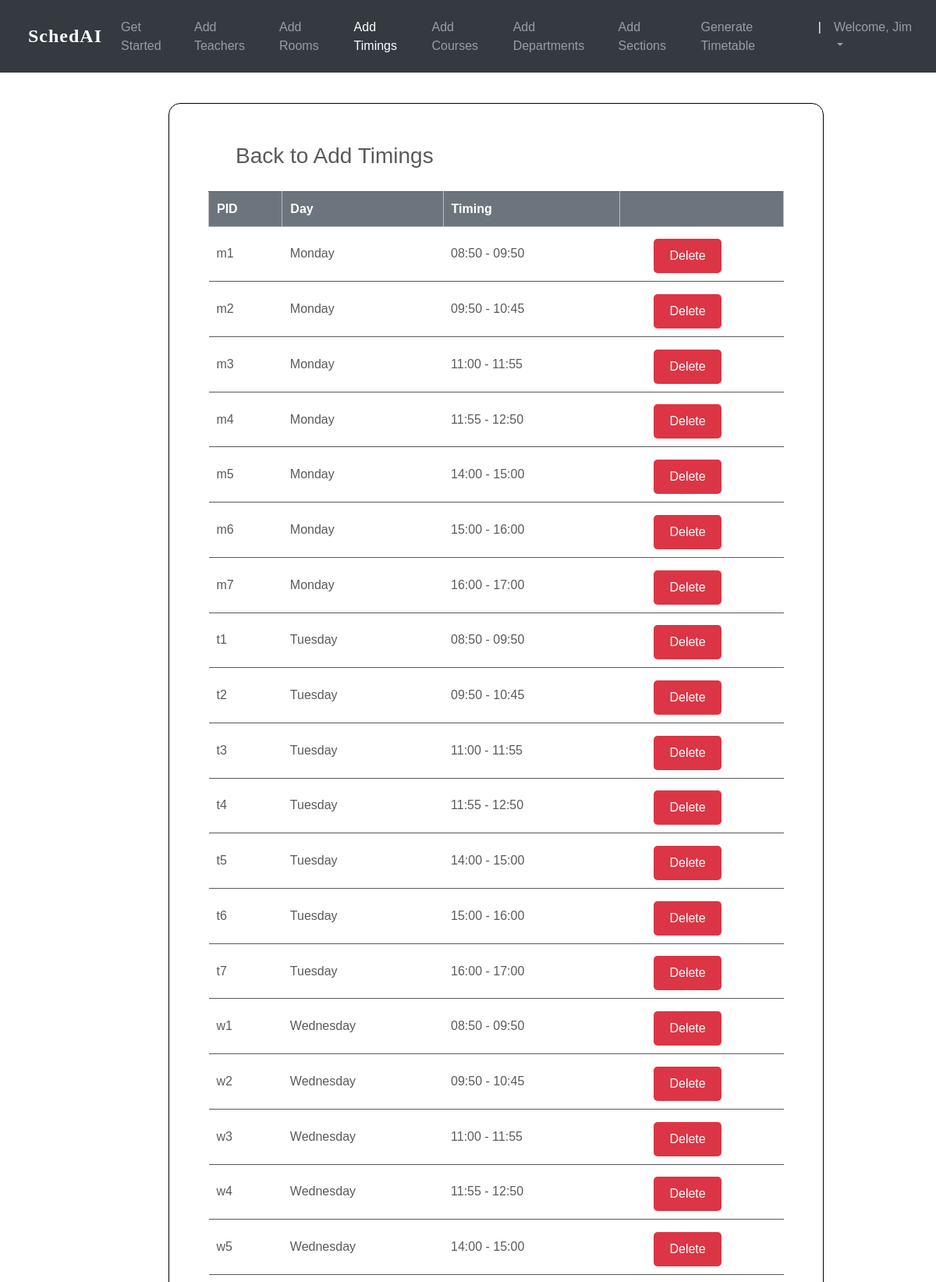
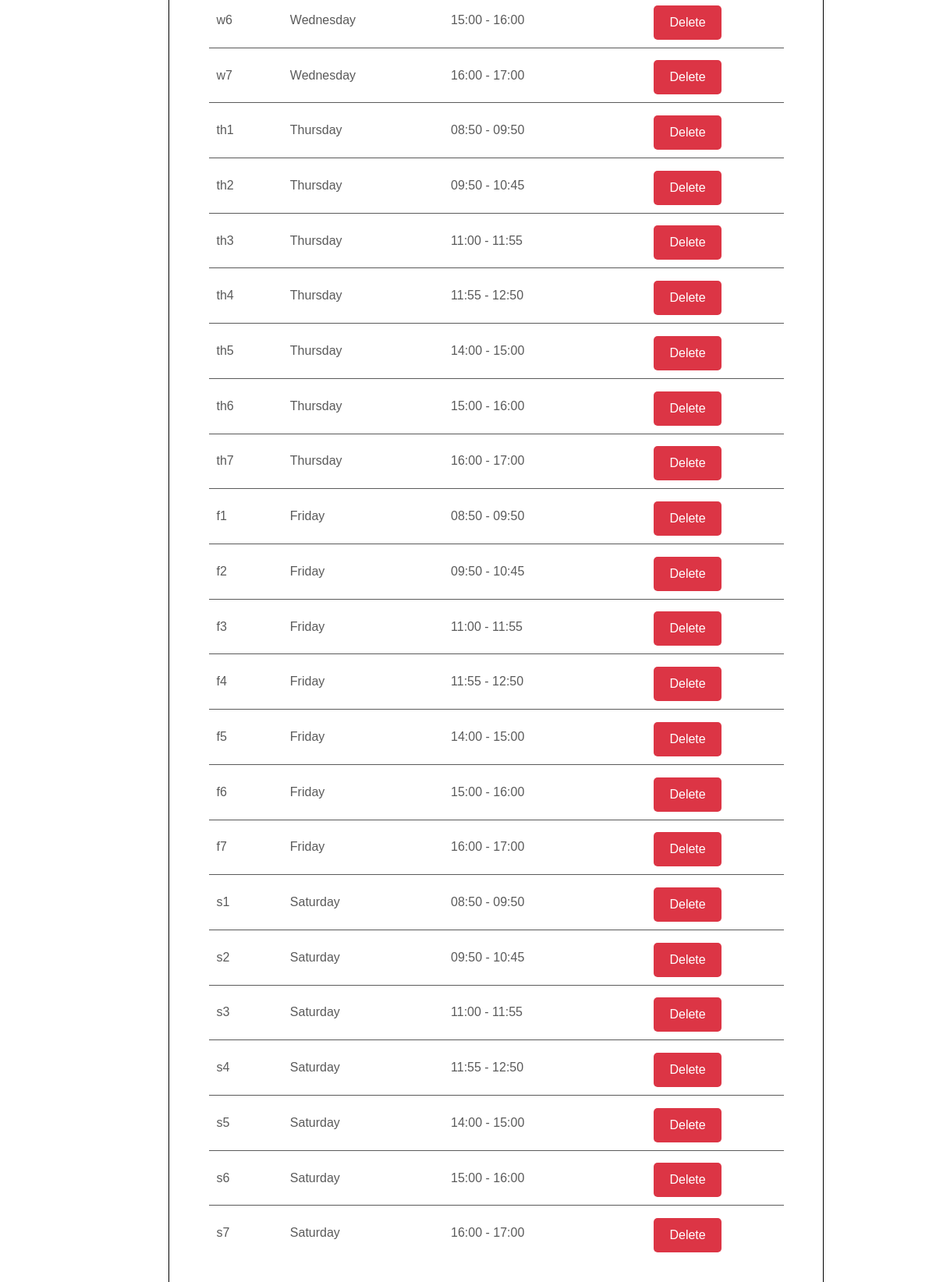
The page /timings_list/ (signed in) on the database its author committed (2 pictures, top to bottom).
### ttgen/models.py (models this page shows, shortened)
class MeetingTime(models.Model):
    pid = models.CharField(max_length=4, primary_key=True)
    time = models.CharField(max_length=50, choices=time_slots, default='11:30 - 12:30')
    day = models.CharField(max_length=15, choices=DAYS_OF_WEEK)

### ttgen/views.py (the view)
# urls.py: path('timings_list/', views.meeting_list_view, name='editmeetingtime'),
@login_required
def meeting_list_view(request):
    context = {
        'meeting_times': MeetingTime.objects.all()
    }
    return render(request, 'mtlist.html', context)

### templates/mtlist.html (shortened to what this page needs)
<!DOCTYPE html>
<html lang="en">
<head>
	<link rel="stylesheet" href="https://maxcdn.bootstrapcdn.com/bootstrap/4.0.0/css/bootstrap.min.css">
    <link rel="stylesheet" type="text/css" href="static/css/index.css">
</head>
<body>
        <header>
			<nav class="navbar navbar-expand-md navbar-dark fixed-top bg-dark">
                <a class="navbar-brand" href="{% url 'admindash' %}"><p style="color: #fff; font-weight: 900; letter-spacing: 1px; margin-top: 15px; margin-left: 20px; font-size: 1.5rem;">SchedAI</p></a>
                <div class="collapse navbar-collapse" id="navbarCollapse">
                    <ul class="navbar-nav ml-auto">
                    <li class="nav-item">
                        <a class="nav-link" href="{% url 'admindash' %}">Get Started</a>
                    </li>
                    <li class="nav-item">
                        <a class="nav-link" href="{% url 'addInstructors' %}">Add Teachers</a>
                    </li>
                    <li class="nav-item">
                        <a class="nav-link" href="{% url 'addRooms' %}">Add Rooms</a>
                    </li>
                    <li class="nav-item active">
		                <a class="nav-link" href="{% url 'addTimings' %}">Add Timings</a>
		            </li>
                    <li class="nav-item">
                        <a class="nav-link" href="{% url 'addCourses' %}">Add Courses</a>
                    </li>
                    <li class="nav-item">
			            <a class="nav-link" href="{% url 'addDepts' %}">Add Departments</a>
		            </li>
					<li class="nav-item">
			            <a class="nav-link" href="{% url 'addSections' %}">Add Sections</a>
		            </li>
					<li class="nav-item">
			            <a class="nav-link" href="{% url 'generate' %}">Generate Timetable</a>
		            </li>
					<li class="nav-item active">
			            <a class="nav-link">|</a>
		            </li>
                    <li class="nav-item dropdown">
		                <a class="nav-link dropdown-toggle" href="#" id="dropdown03" data-toggle="dropdown" aria-haspopup="true" aria-expanded="false">Welcome, {{ user.first_name }}</a>
		            </li>
                    </ul>
                </div>
            </nav>
        </header>
		<br><br>
        {%block content%}
        {% load static %}
        <fieldset class="fieldset">
    <a href="{% url 'addTimings'%}"><h1 class="tablink" onclick="openPage('new')" id="defaultOpen">Back to Add Timings</h1></a>
    <div class="tabcontent" id="edit">
			<table class="table1">
				<thead>
				<tr class="table-headers">
				<th>PID</th>
				<th>Day</th>
				<th>Timing</th>
				<th  class="empty"></th>
				</tr>
				</thead>
				<tbody>
				{% for mt in meeting_times %}
				<tr>
				 <td>{{mt.pid}}</td>
				 <td>{{mt.day}}</td>
				 <td>{{mt.time}}</td>
				 <td class="empty">
					<form action="{% url 'deletemeetingtime' mt.pid %}" method="post">
						<input type="submit" value="Delete" class="cross">
					</form>
				 </td>
				 </tr>
				{% endfor %}
				</tbody>
			</table>
		</div>
</fieldset>
{% endblock %}

### static/css/index.css (style rules this page uses)
body { padding-top: 3rem; padding-bottom: 3rem; color: #5a5a5a; font-family: 'Poppins', sans-serif; overflow-x: hidden; }
nav { font-family: sans-serif; }
.navbar-brand { font-size: 20px; font-family: Georgia, 'Times New Roman', Times, serif; }

### templates/mtlist.html (style rules this page uses)
nav { font-family: sans-serif; }
.navbar-brand { font-size: 20px; font-family: Georgia, 'Times New Roman', Times, serif; }
* { margin: 0; padding: 0; box-sizing: border-box; }
html { scroll-behavior: smooth; }
a { text-decoration:none; }
form { margin-top: 3%; margin-left: 18%; margin-right: 12%; }
fieldset h1 { color: #5a5a5a; padding-bottom: 20px; margin-left: 35px; display: inline-block; cursor: pointer; font-size: 28px; }
fieldset input { padding:8px; color: #938c8c }
.table2 td, th { border: 1px solid rgb(190,190,190); padding: 10px 20px; }
.table1 { width: 100%; border-collapse: collapse; text-align: left; overflow: hidden; }
.table1 td, th { border-top: 1px solid #5a5a5a; padding: 10px; }
.table1 th { background-color: #6c757d; color: #fff; }
.cross { font-size:16px; color: #fff; cursor: pointer; border: none; background-color: #dc3545; border-radius: 5px; padding: 10px 20px; }
.fieldset { margin-top: 3%; margin-left: 18%; margin-right: 12%; padding: 50px; background-color: #fff; border: 1px solid black; border-radius: 15px; }

### rows shown on the page
MeetingTime: pid "m1", day "Monday", time "08:50 - 09:50"
MeetingTime: pid "m2", day "Monday", time "09:50 - 10:45"
MeetingTime: pid "m3", day "Monday", time "11:00 - 11:55"
MeetingTime: pid "m4", day "Monday", time "11:55 - 12:50"
MeetingTime: pid "m5", day "Monday", time "14:00 - 15:00"
MeetingTime: pid "m6", day "Monday", time "15:00 - 16:00"
MeetingTime: pid "m7", day "Monday", time "16:00 - 17:00"
MeetingTime: pid "t1", day "Tuesday", time "08:50 - 09:50"
MeetingTime: pid "t2", day "Tuesday", time "09:50 - 10:45"
MeetingTime: pid "t3", day "Tuesday", time "11:00 - 11:55"
MeetingTime: pid "t4", day "Tuesday", time "11:55 - 12:50"
MeetingTime: pid "t5", day "Tuesday", time "14:00 - 15:00"
MeetingTime: pid "t6", day "Tuesday", time "15:00 - 16:00"
MeetingTime: pid "t7", day "Tuesday", time "16:00 - 17:00"
MeetingTime: pid "w1", day "Wednesday", time "08:50 - 09:50"
MeetingTime: pid "w2", day "Wednesday", time "09:50 - 10:45"
MeetingTime: pid "w3", day "Wednesday", time "11:00 - 11:55"
MeetingTime: pid "w4", day "Wednesday", time "11:55 - 12:50"
MeetingTime: pid "w5", day "Wednesday", time "14:00 - 15:00"
MeetingTime: pid "w6", day "Wednesday", time "15:00 - 16:00"
MeetingTime: pid "w7", day "Wednesday", time "16:00 - 17:00"
MeetingTime: pid "th1", day "Thursday", time "08:50 - 09:50"
MeetingTime: pid "th2", day "Thursday", time "09:50 - 10:45"
MeetingTime: pid "th3", day "Thursday", time "11:00 - 11:55"
MeetingTime: pid "th4", day "Thursday", time "11:55 - 12:50"
MeetingTime: pid "th5", day "Thursday", time "14:00 - 15:00"
MeetingTime: pid "th6", day "Thursday", time "15:00 - 16:00"
MeetingTime: pid "th7", day "Thursday", time "16:00 - 17:00"
MeetingTime: pid "f1", day "Friday", time "08:50 - 09:50"
MeetingTime: pid "f2", day "Friday", time "09:50 - 10:45"
MeetingTime: pid "f3", day "Friday", time "11:00 - 11:55"
MeetingTime: pid "f4", day "Friday", time "11:55 - 12:50"
MeetingTime: pid "f5", day "Friday", time "14:00 - 15:00"
MeetingTime: pid "f6", day "Friday", time "15:00 - 16:00"
MeetingTime: pid "f7", day "Friday", time "16:00 - 17:00"
MeetingTime: pid "s1", day "Saturday", time "08:50 - 09:50"
MeetingTime: pid "s2", day "Saturday", time "09:50 - 10:45"
MeetingTime: pid "s3", day "Saturday", time "11:00 - 11:55"
MeetingTime: pid "s4", day "Saturday", time "11:55 - 12:50"
MeetingTime: pid "s5", day "Saturday", time "14:00 - 15:00"
MeetingTime: pid "s6", day "Saturday", time "15:00 - 16:00"
MeetingTime: pid "s7", day "Saturday", time "16:00 - 17:00"

### other values the page prints
{{ user.first_name }} "Jim"
